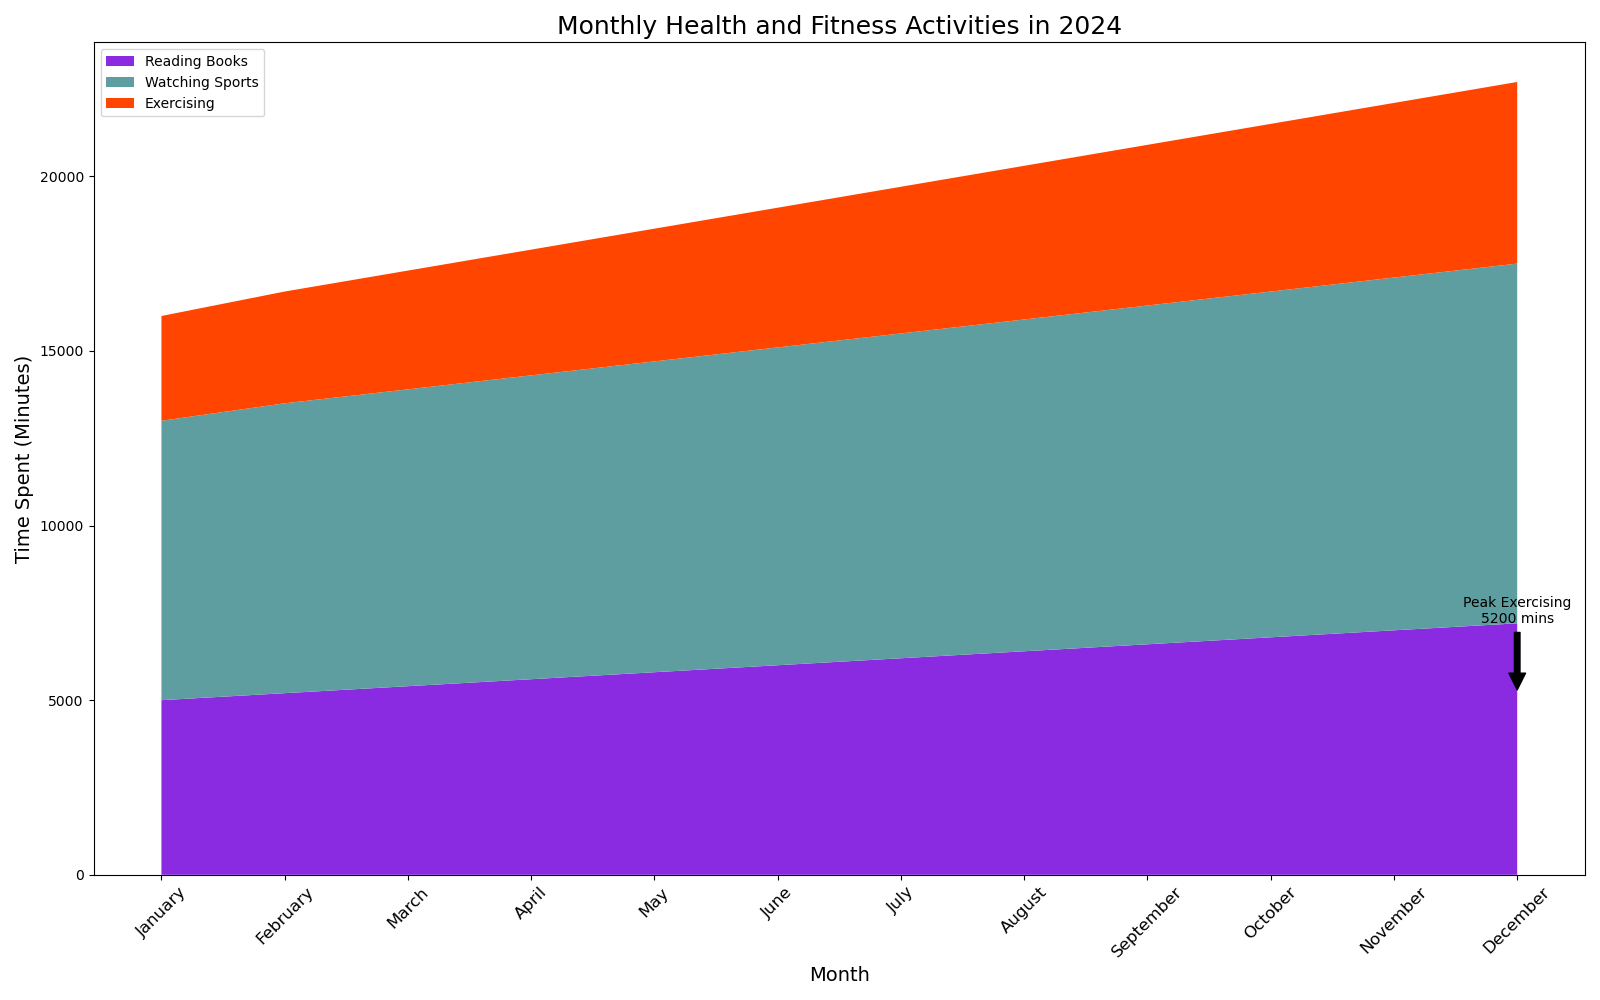

This figure's Python source:

import matplotlib.pyplot as plt

# Table data of monthly activities
months = ['January', 'February', 'March', 'April', 'May', 'June', 
          'July', 'August', 'September', 'October', 'November', 'December']
reading_books = [5000, 5200, 5400, 5600, 5800, 6000, 6200, 6400, 6600, 6800, 7000, 7200]
watching_sports = [8000, 8300, 8500, 8700, 8900, 9100, 9300, 9500, 9700, 9900, 10100, 10300]
exercising = [3000, 3200, 3400, 3600, 3800, 4000, 4200, 4400, 4600, 4800, 5000, 5200]

# Stacked area chart
plt.figure(figsize=(16, 10))
plt.stackplot(months, reading_books, watching_sports, exercising, 
              labels=['Reading Books', 'Watching Sports', 'Exercising'],
              colors=['#8A2BE2', '#5F9EA0', '#FF4500'])

# Customizing the plot with titles, labels and annotations
plt.title('Monthly Health and Fitness Activities in 2024', fontsize=18)
plt.xlabel('Month', fontsize=14)
plt.ylabel('Time Spent (Minutes)', fontsize=14)
plt.legend(loc='upper left')
plt.xticks(rotation=45, fontsize=12)

# Annotation example
peak_exercising = max(exercising)
peak_month = months[exercising.index(peak_exercising)]
plt.annotate(f'Peak Exercising\n{peak_exercising} mins',
             xy=(peak_month, peak_exercising),
             xytext=(peak_month, peak_exercising + 2000),
             arrowprops=dict(facecolor='black', shrink=0.05),
             horizontalalignment='center')

plt.tight_layout()
plt.show()
